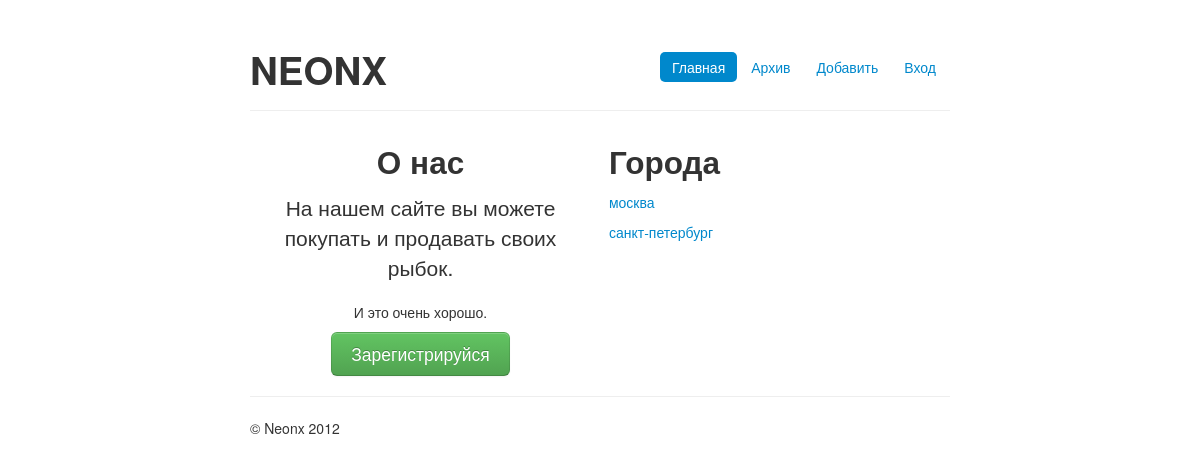
/, run on an earlier commit of the app's database.
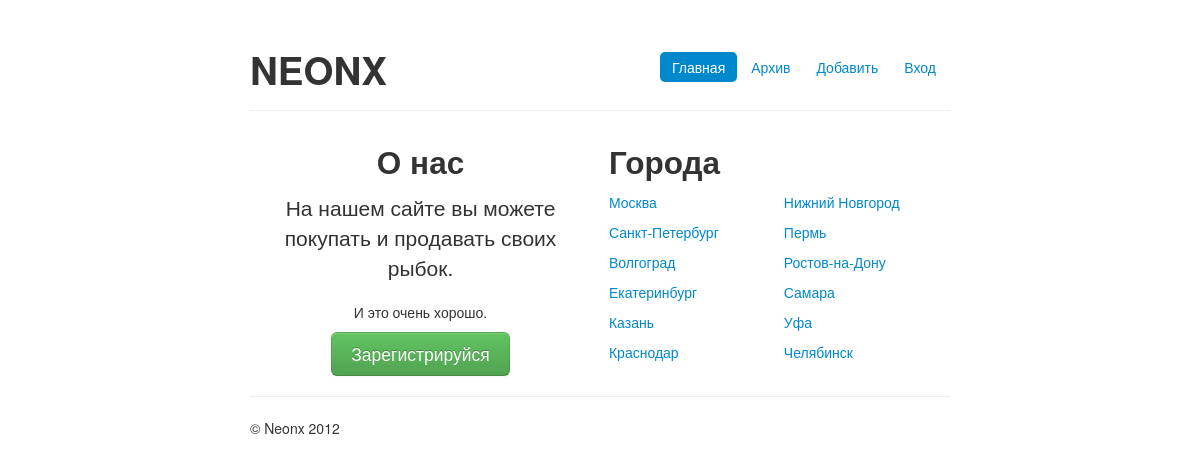
And on a later commit of the database.
### ad/models.py (models this page shows, shortened)
class City(models.Model):
    title = models.CharField(max_length=30, verbose_name = 'Город')
    name = models.CharField(max_length=30, verbose_name='Город транслитом')
    class Meta:
        verbose_name = 'Город'
        verbose_name_plural = 'Города'

### ad/views.py (the view)
def home(request):
    citys = City.objects.all()
    return render_to_response("home.html", {'citys': citys,}, RequestContext(request))

### ad/templates/home.html
﻿{% extends "base.html" %}
{% block content %}
    <div class="row-fluid">
        <div class="span6 text-center">
            <h2>О нас</h2>
            <p class="lead">На нашем сайте вы можете покупать и продавать своих рыбок.</p>
            <p>И это очень хорошо.</p>
            <a class="btn btn-large btn-success" href="/registration">Зарегистрируйся</a>
        </div>
        <div class="span6">
            <h2>Города</h2>
            <div class="row-fluid">
                <div class="span6">
            {% for city in citys %}
                {% if city.name == "nigni-novgorod" %}
                    </div><div class="span6">
                {% endif %}
            <p><a href="/{{ city.name }}">{{ city.title }}</a></p>
            {% endfor %}
                    </div>
            </div>
        </div>
    </div>
{% endblock %}

What changed in the data, as far as the page shows it:
changed City: title "москва" → "Москва"
changed City: title "санкт-петербург" → "Санкт-Петербург"
added City: title "Волгоград"
added City: title "Екатеринбург"
added City: title "Казань"
added City: title "Краснодар"
added City: title "Нижний Новгород"
added City: title "Пермь"
added City: title "Ростов-на-Дону"
added City: title "Самара"
added City: title "Уфа"
added City: title "Челябинск"
